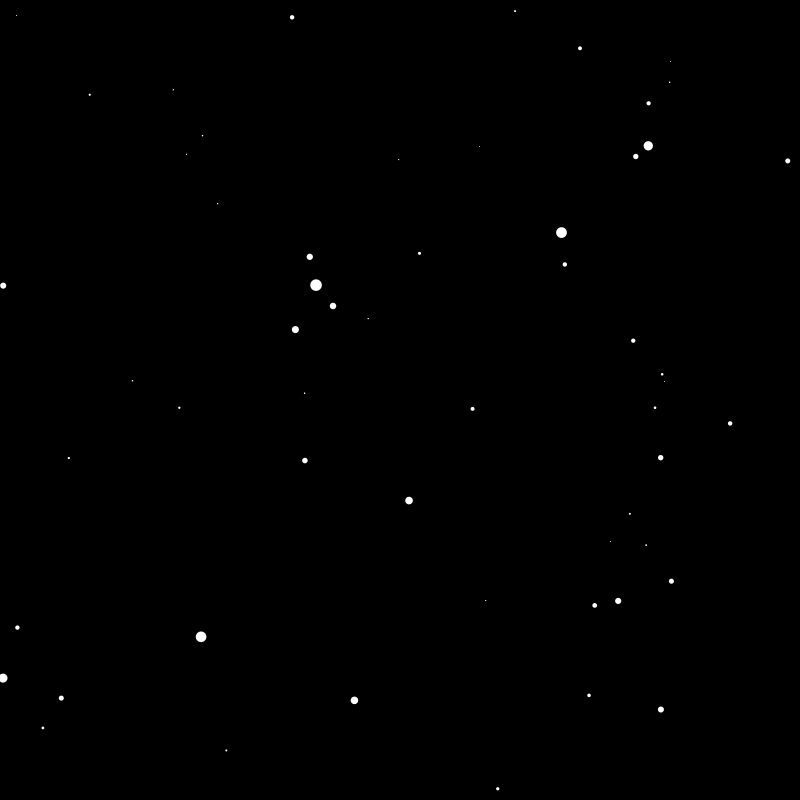
Frame 1 (no input)
Frame 60 (the mouse pressed at the canvas centre just before this capture): identical to frame 1, image omitted
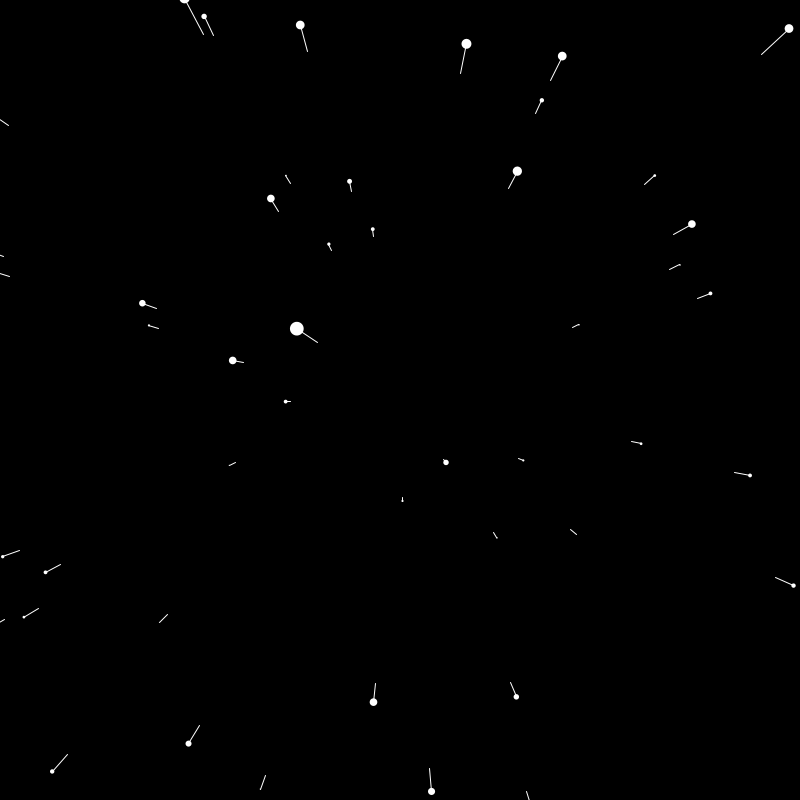
Frame 120 (the mouse held since frame 60 and released just before this capture)

The Processing sketch that drew these frames (run headless with seeded random() and noise(); from frame 60 on, the mouse is pressed at the canvas centre):

// Processing sketch: StarField
// ── StarField.pde
Star[] stars = new Star[600];

float speed;
void setup() {
  size (800, 800);
  
  for (int i = 0; i < stars.length; i++){
   stars[i] = new Star(); 
  }
}

void draw(){
  speed = map(mouseX, 0, width, 0, 55);
  background(0);
  translate(width/2, height/2);
  
  for (int i = 0; i < stars.length; i++){
   stars[i].update();
   stars[i].show();
  }
}

// ── Class_Star.pde
class Star {
  
 float x;
 float y;
 float z;
 
float pz; 

  Star() {
     x = random(-width, width);
     y = random(-height, height);
     z = random(width); 
     pz = z;
  }
  
  void update(){
    z = z - speed; 
    if ( z < 1){
      z = width; 
      x = random(-width, width);
      y = random(-height, height);
      pz = z;
    }
  }
  
  void show(){
   fill(255); 
   noStroke(); 
   
   float sx = map(x / z, 0, 1, 0, width);
   float sy = map(y / z, 0, 1, 0, height);
   
   float r = map(z, 0, width, 16, 0); 
   ellipse(sx, sy, r, r);
   
   float px = map(x / pz, 0, 1, 0, width);
   float py = map(y / pz, 0, 1, 0, height);
   
   pz = z; 
   
   stroke(255); 
   line(px, py, sx, sy);  
 
   

   
  }
  
}
